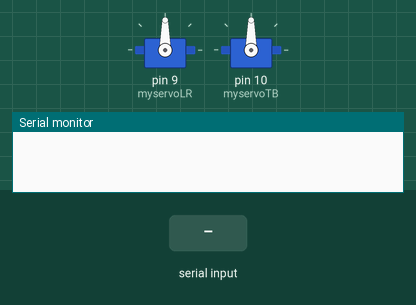
Simulated run of this sketch. Board: Arduino Uno, built with avr-gcc and run on an emulated ATmega328P. On the bench: 2 × servo, the last lines printed to the serial monitor. Inputs (shaded band) come from the test bench.

Above: at 1.2 s.
1.3 s: "<@>" received over Serial
At 3.1 s:
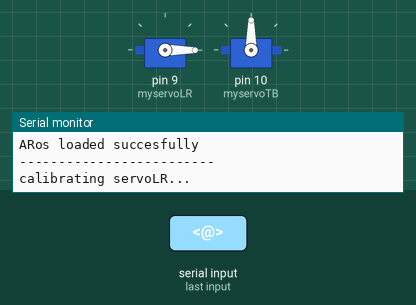
At 6.1 s:
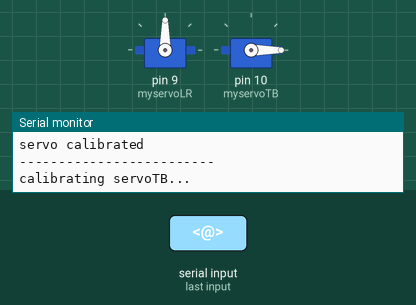
Timing chart, 0 to 14.9 s (numbered marks = the images above; inputs shaded):
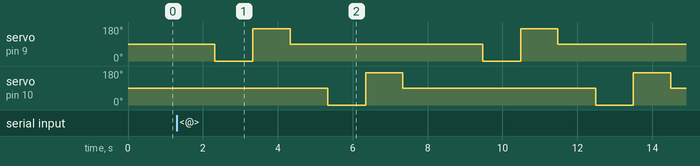

The sketch:

move_ini.ino
```cpp
#include <Servo.h>
#include <string.h>
#include <stdio.h>
Servo myservoLR;
Servo myservoTB;
String pt1s,pt2s;
int pos = 0;
int pt1,pt2;
const byte numChars = 32;
char receivedChars[numChars];

boolean newData = false;

void caliberate()
{
Serial.println("-------------------------");
Serial.println("ARos is loading....");
delay(1000);
Serial.println("ARos loaded succesfully");
Serial.println("-------------------------");


Serial.println("calibrating servoLR...");
for(pos = 0; pos <= 180; pos += 1)
myservoLR.write(0);
delay(1000);
myservoLR.write(170);
delay(1000);
myservoLR.write(90);
delay(1000);
Serial.println("servo calibrated");
Serial.println("-------------------------");


Serial.println("calibrating servoTB...");
for(pos = 0; pos <= 180; pos += 1)
myservoTB.write(0);
delay(1000);
myservoTB.write(170);
delay(1000);
myservoTB.write(90);
delay(1000);
Serial.println("servo calibrated");
Serial.println("-------------------------");
Serial.println("Command input online, write command to perform action");
Serial.println("-------------------------");

}


void setup()

{
myservoLR.attach(9);
myservoTB.attach(10);
Serial.begin(9600);
while (!Serial);
recvWithStartEndMarkers();
if (receivedChars[0]=='@')
{caliberate();
}
}


void recvWithStartEndMarkers() {
    static boolean recvInProgress = false;
    static byte ndx = 0;
    char startMarker = '<';
    char endMarker = '>';
    char rc;

 // if (Serial.available() > 0) {
    while (Serial.available() > 0 && newData == false) {
        rc = Serial.read();

        if (recvInProgress == true) {
            if (rc != endMarker) {
                receivedChars[ndx] = rc;
                ndx++;
                if (ndx >= numChars) {
                    ndx = numChars - 1;
                }
            }
            else {
                receivedChars[ndx] = '\0'; // terminate the string
                recvInProgress = false;
                ndx = 0;
                newData = true;
            }
        }

        else if (rc == startMarker) {
            recvInProgress = true;
        }
    }
}


void loop() {

if (Serial.available())


{ recvWithStartEndMarkers();
  if (receivedChars[0]=='@')
  {caliberate();
  }
  newData=false;
sscanf(receivedChars, "%d,%d", &pt1,&pt2);
//pt1=pt1s.toInt();
//pt2=pt2s.toInt();

if (pt1 >= 3 && pt1 < 170)
  if (pt2 >= 3 && pt2 < 170)
{  myservoLR.write(pt1);
   myservoTB.write(pt2);
   Serial.print("turning servo to ");
   Serial.print(pt1);
   Serial.print(",");
   Serial.print(pt2);
   Serial.println(" degrees");

   //Serial.print(".");
}
}

}
```

Measured:
- after the input at 1.3 s, servo on pin 9 (myservoLR): 90° → 0° after 1.0 s, → 170° 1.0 s later, → 90° 1.0 s later, → 0° 5.1 s later, … (6 changes in this stretch); servo on pin 10 (myservoTB): 90° → 0° after 4.0 s, → 170° 1.0 s later, → 90° 1.0 s later, → 0° 5.1 s later, … (6 changes in this stretch)
